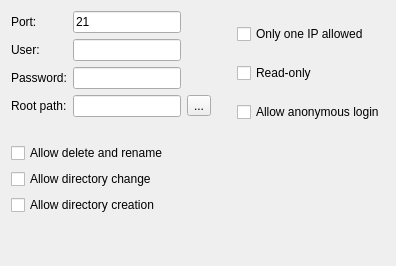
     <widget class="QWidget" name="tab_2">
      <attribute name="title">
       <string>Server</string>
      </attribute>
      <layout class="QVBoxLayout" name="verticalLayout_2">
       <item>
        <layout class="QHBoxLayout" name="horizontalLayout_2">
         <item>
          <layout class="QGridLayout" name="gridLayout_2">
           <item row="1" column="1">
            <widget class="QLineEdit" name="lineEditUserName"/>
           </item>
           <item row="0" column="1">
            <widget class="QLineEdit" name="lineEditPort">
             <property name="text">
              <string>21</string>
             </property>
            </widget>
           </item>
           <item row="1" column="0">
            <widget class="QLabel" name="label_3">
             <property name="text">
              <string>User:</string>
             </property>
            </widget>
           </item>
           <item row="0" column="0">
            <widget class="QLabel" name="label">
             <property name="text">
              <string>Port:</string>
             </property>
            </widget>
           </item>
           <item row="2" column="0">
            <widget class="QLabel" name="label_4">
             <property name="text">
              <string>Password:</string>
             </property>
            </widget>
           </item>
           <item row="2" column="1">
            <widget class="QLineEdit" name="lineEditPassword"/>
           </item>
           <item row="4" column="0">
            <widget class="QLabel" name="label_7">
             <property name="text">
              <string/>
             </property>
            </widget>
           </item>
           <item row="3" column="2">
            <widget class="QToolButton" name="toolButtonBrowse">
             <property name="text">
              <string>...</string>
             </property>
             <property name="icon">
              <iconset resource="../application.qrc">
               <normaloff>:/images/browse.png</normaloff>:/images/browse.png</iconset>
             </property>
            </widget>
           </item>
           <item row="3" column="0">
            <widget class="QLabel" name="label_5">
             <property name="text">
              <string>Root path:</string>
             </property>
            </widget>
           </item>
           <item row="3" column="1">
            <widget class="QLineEdit" name="lineEditRootPath">
             <property name="readOnly">
              <bool>true</bool>
             </property>
            </widget>
           </item>
          </layout>
         </item>
         <item>
          <spacer name="horizontalSpacer_5">
           <property name="orientation">
            <enum>Qt::Horizontal</enum>
           </property>
           <property name="sizeType">
            <enum>QSizePolicy::Fixed</enum>
           </property>
           <property name="sizeHint" stdset="0">
            <size>
             <width>20</width>
             <height>20</height>
            </size>
           </property>
          </spacer>
         </item>
         <item>
          <layout class="QGridLayout" name="gridLayout_4">
           <item row="0" column="0">
            <widget class="QCheckBox" name="checkBoxOnlyOneIpAllowed">
             <property name="text">
              <string>Only one IP allowed</string>
             </property>
            </widget>
           </item>
           <item row="2" column="0">
            <widget class="QCheckBox" name="checkBoxAnonymous">
             <property name="text">
              <string>Allow anonymous login</string>
             </property>
            </widget>
           </item>
           <item row="1" column="0">
            <widget class="QCheckBox" name="checkBoxReadOnly">
             <property name="text">
              <string>Read-only</string>
             </property>
            </widget>
           </item>
          </layout>
         </item>
        </layout>
       </item>
       <item>
        <layout class="QGridLayout" name="gridLayout_6">
         <item row="2" column="0">
          <widget class="QCheckBox" name="allowMkDirCheckBox">
           <property name="text">
            <string>Allow directory creation</string>
           </property>
          </widget>
         </item>
         <item row="0" column="0">
          <widget class="QCheckBox" name="allowDeleteCheckBox">
           <property name="text">
            <string>Allow delete and rename</string>
           </property>
          </widget>
         </item>
         <item row="1" column="0">
          <widget class="QCheckBox" name="allowDirChangeCheckBox">
           <property name="text">
            <string>Allow directory change</string>
           </property>
          </widget>
         </item>
        </layout>
       </item>
       <item>
        <spacer name="verticalSpacer">
         <property name="orientation">
          <enum>Qt::Vertical</enum>
         </property>
         <property name="sizeHint" stdset="0">
          <size>
           <width>20</width>
           <height>40</height>
          </size>
         </property>
        </spacer>
       </item>
      </layout>
     </widget>
